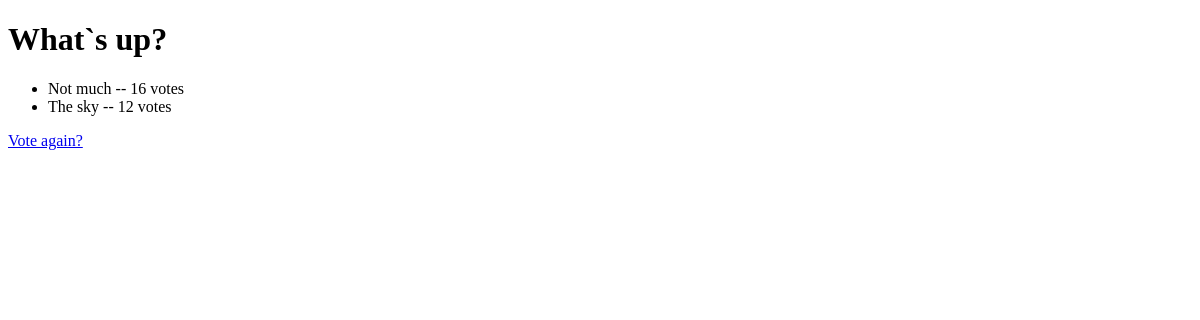
/polls/1/results/, run on an earlier commit of the app's database.
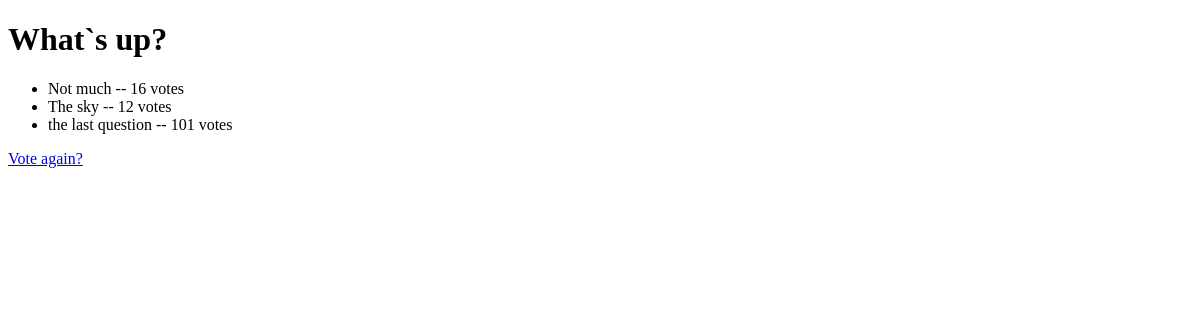
And on a later commit of the database.
### polls/models.py (models this page shows, shortened)
class Question(models.Model):
    question_text = models.CharField('question text', max_length=200)
    pub_date = models.DateTimeField('date published')

class Choice(models.Model):
    question = models.ForeignKey(Question, on_delete=models.CASCADE)
    choice_text = models.CharField('choice text', max_length=200)
    votes = models.IntegerField(default=0)

### polls/views.py (the view)
# urls.py: url(r'^(?P<pk>[0-9]+)/results/$', views.ResultsView.as_view(), name='results'),
class ResultsView(generic.DetailView):
    model = Question
    template_name = 'polls/results.html'

### polls/templates/polls/results.html (shortened to what this page needs)
<!DOCTYPE html>
<html lang="en">
<head>
</head>
<body>
    <h1>{{ question.question_text }}</h1>
    <ul>
    {% for choice in question.choice_set.all %}
        <li>{{ choice.choice_text }} -- {{ choice.votes }} vote{{ choice.votes|pluralize }}</li>
    {% endfor %}
    </ul>
    <a href="{% url 'polls:detail' question.id %}">Vote again?</a>
</body>
</html>

What changed in the data, as far as the page shows it:
added Choice: choice_text "the last question", votes "101"
